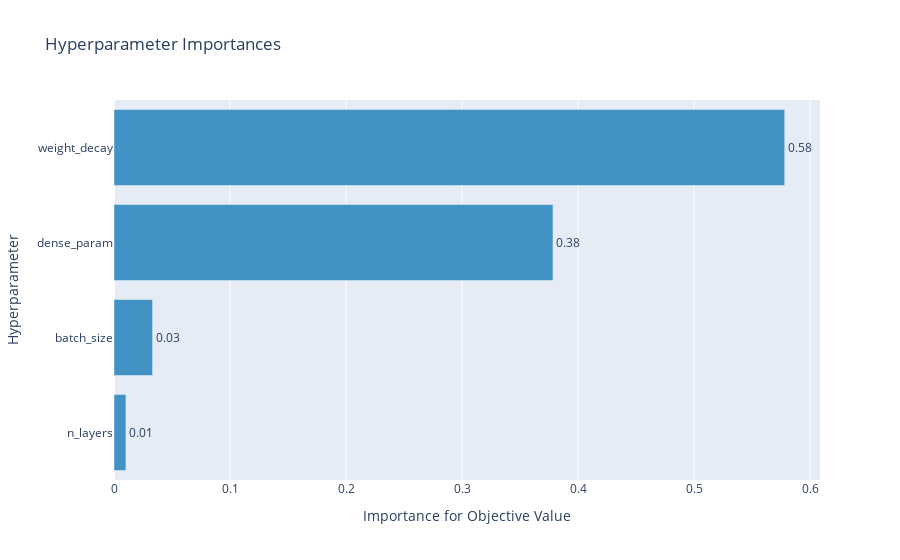

Notebook source saved alongside this figure:
### Code cell
optuna.visualization.plot_param_importances(study)

### Figure 1 — Plotly figure (JSON) as saved in the notebook; plotly's stock layout.template omitted (floating-point values rounded to 4 significant figures)
{"data": [{"cliponaxis": false, "hovertemplate": ["n_layers (IntUniformDistribution): 0.010258176600181442<extra></extra>", "batch_size (DiscreteUniformDistribution): 0.03324160067801544<extra></extra>", "dense_param (IntUniformDistribution): 0.3783821055365568<extra></extra>", "weight_decay (UniformDistribution): 0.5781181171852463<extra></extra>"], "marker": {"color": "rgb(66,146,198)"}, "orientation": "h", "text": ["0.010258176600181442", "0.03324160067801544", "0.3783821055365568", "0.5781181171852463"], "textposition": "outside", "texttemplate": "%{text:.2f}", "type": "bar", "x": [0.01026, 0.03324, 0.3784, 0.5781], "y": ["n_layers", "batch_size", "dense_param", "weight_decay"]}], "layout": {"showlegend": false, "title": {"text": "Hyperparameter Importances"}, "xaxis": {"title": {"text": "Importance for Objective Value"}}, "yaxis": {"title": {"text": "Hyperparameter"}}}}
